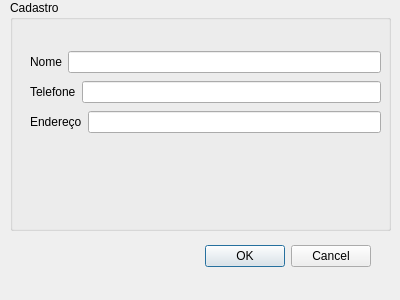
<?xml version="1.0" encoding="UTF-8"?>
<ui version="4.0">
 <class>RegisterUser</class>
 <widget class="QDialog" name="RegisterUser">
  <property name="geometry">
   <rect>
    <x>0</x>
    <y>0</y>
    <width>400</width>
    <height>300</height>
   </rect>
  </property>
  <property name="windowTitle">
   <string>Dialog</string>
  </property>
  <widget class="QDialogButtonBox" name="buttonBox">
   <property name="geometry">
    <rect>
     <x>30</x>
     <y>240</y>
     <width>341</width>
     <height>32</height>
    </rect>
   </property>
   <property name="orientation">
    <enum>Qt::Horizontal</enum>
   </property>
   <property name="standardButtons">
    <set>QDialogButtonBox::Cancel|QDialogButtonBox::Ok</set>
   </property>
  </widget>
  <widget class="QGroupBox" name="groupBox_register">
   <property name="geometry">
    <rect>
     <x>10</x>
     <y>0</y>
     <width>381</width>
     <height>231</height>
    </rect>
   </property>
   <property name="title">
    <string>Cadastro</string>
   </property>
   <widget class="QWidget" name="">
    <property name="geometry">
     <rect>
      <x>20</x>
      <y>50</y>
      <width>351</width>
      <height>24</height>
     </rect>
    </property>
    <layout class="QHBoxLayout" name="horizontalLayout">
     <item>
      <widget class="QLabel" name="label_name">
       <property name="text">
        <string>Nome</string>
       </property>
      </widget>
     </item>
     <item>
      <widget class="QLineEdit" name="lineEdit_name"/>
     </item>
    </layout>
   </widget>
   <widget class="QWidget" name="">
    <property name="geometry">
     <rect>
      <x>20</x>
      <y>80</y>
      <width>351</width>
      <height>24</height>
     </rect>
    </property>
    <layout class="QHBoxLayout" name="horizontalLayout_2">
     <item>
      <widget class="QLabel" name="label_phone">
       <property name="text">
        <string>Telefone</string>
       </property>
      </widget>
     </item>
     <item>
      <widget class="QLineEdit" name="lineEdit_phone"/>
     </item>
    </layout>
   </widget>
   <widget class="QWidget" name="">
    <property name="geometry">
     <rect>
      <x>20</x>
      <y>110</y>
      <width>351</width>
      <height>24</height>
     </rect>
    </property>
    <layout class="QHBoxLayout" name="horizontalLayout_3">
     <item>
      <widget class="QLabel" name="label_address">
       <property name="text">
        <string>Endereço</string>
       </property>
      </widget>
     </item>
     <item>
      <widget class="QLineEdit" name="lineEdit_address"/>
     </item>
    </layout>
   </widget>
  </widget>
 </widget>
 <resources/>
 <connections>
  <connection>
   <sender>buttonBox</sender>
   <signal>accepted()</signal>
   <receiver>RegisterUser</receiver>
   <slot>accept()</slot>
   <hints>
    <hint type="sourcelabel">
     <x>248</x>
     <y>254</y>
    </hint>
    <hint type="destinationlabel">
     <x>157</x>
     <y>274</y>
    </hint>
   </hints>
  </connection>
  <connection>
   <sender>buttonBox</sender>
   <signal>rejected()</signal>
   <receiver>RegisterUser</receiver>
   <slot>reject()</slot>
   <hints>
    <hint type="sourcelabel">
     <x>316</x>
     <y>260</y>
    </hint>
    <hint type="destinationlabel">
     <x>286</x>
     <y>274</y>
    </hint>
   </hints>
  </connection>
 </connections>
</ui>
